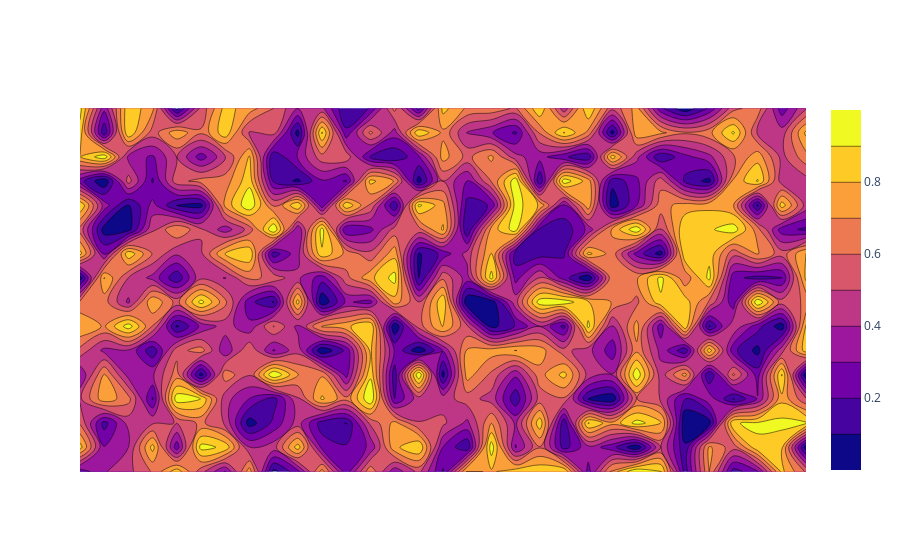

Notebook source saved alongside this figure:
### Markdown cell above
# Basic Examples

### Code cell
from polymesh.grid import grid
from polymesh.topo.tr import Q4_to_T3
from dewloosh.plotly import plot_triangles_2d
import numpy as np
gridparams = {
    'size' : (1200, 600),
    'shape' : (30, 15),
    'eshape' : (2, 2),
    'origo' : (0, 0),
    'start' : 0
}
coordsQ4, topoQ4 = grid(**gridparams)
points, triangles = Q4_to_T3(coordsQ4, topoQ4, path='grid')
fig = plot_triangles_2d(points, np.random.rand(len(points)))
fig

### Figure 1 — Plotly figure (JSON) as saved in the notebook; plotly's stock layout.template omitted (floating-point values rounded to 4 significant figures; data arrays with more than 128 entries replaced by an {"elided": "..."} marker saying what was removed)
{"data": [{"type": "contour", "x": {"elided": "496 int values"}, "y": {"elided": "496 int values"}, "z": {"elided": "496 float values"}, "zmax": 0.9989, "zmin": 0.001115}], "layout": {"paper_bgcolor": "white", "plot_bgcolor": "white", "xaxis": {"showticklabels": false}, "yaxis": {"scaleanchor": "x", "showticklabels": false}}}
